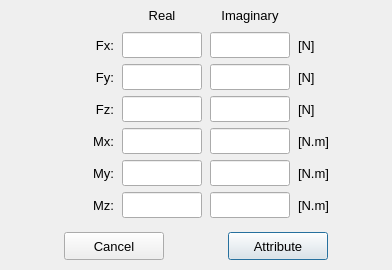
        <widget class="QWidget" name="tab_constant_values">
         <attribute name="title">
          <string>Constant values</string>
         </attribute>
         <layout class="QGridLayout" name="gridLayout_9">
          <property name="leftMargin">
           <number>0</number>
          </property>
          <property name="topMargin">
           <number>0</number>
          </property>
          <property name="rightMargin">
           <number>0</number>
          </property>
          <property name="bottomMargin">
           <number>0</number>
          </property>
          <property name="spacing">
           <number>0</number>
          </property>
          <item row="0" column="0">
           <widget class="QFrame" name="frame_3">
            <property name="font">
             <font>
              <pointsize>10</pointsize>
             </font>
            </property>
            <property name="frameShape">
             <enum>QFrame::NoFrame</enum>
            </property>
            <property name="frameShadow">
             <enum>QFrame::Raised</enum>
            </property>
            <layout class="QGridLayout" name="gridLayout_8">
             <property name="leftMargin">
              <number>4</number>
             </property>
             <property name="topMargin">
              <number>4</number>
             </property>
             <property name="rightMargin">
              <number>4</number>
             </property>
             <property name="bottomMargin">
              <number>4</number>
             </property>
             <property name="horizontalSpacing">
              <number>8</number>
             </property>
             <item row="4" column="3">
              <widget class="QLineEdit" name="lineEdit_imag_mx">
               <property name="minimumSize">
                <size>
                 <width>80</width>
                 <height>26</height>
                </size>
               </property>
               <property name="maximumSize">
                <size>
                 <width>80</width>
                 <height>26</height>
                </size>
               </property>
               <property name="font">
                <font>
                 <pointsize>10</pointsize>
                 <weight>50</weight>
                 <bold>false</bold>
                </font>
               </property>
               <property name="styleSheet">
                <string notr="true"/>
               </property>
               <property name="alignment">
                <set>Qt::AlignCenter</set>
               </property>
              </widget>
             </item>
             <item row="4" column="1">
              <widget class="QLabel" name="label_Rx_constant">
               <property name="minimumSize">
                <size>
                 <width>70</width>
                 <height>26</height>
                </size>
               </property>
               <property name="maximumSize">
                <size>
                 <width>70</width>
                 <height>26</height>
                </size>
               </property>
               <property name="font">
                <font>
                 <pointsize>10</pointsize>
                </font>
               </property>
               <property name="text">
                <string>Mx:</string>
               </property>
               <property name="alignment">
                <set>Qt::AlignRight|Qt::AlignTrailing|Qt::AlignVCenter</set>
               </property>
              </widget>
             </item>
             <item row="4" column="2">
              <widget class="QLineEdit" name="lineEdit_real_mx">
               <property name="minimumSize">
                <size>
                 <width>80</width>
                 <height>26</height>
                </size>
               </property>
               <property name="maximumSize">
                <size>
                 <width>80</width>
                 <height>26</height>
                </size>
               </property>
               <property name="font">
                <font>
                 <pointsize>10</pointsize>
                 <weight>50</weight>
                 <bold>false</bold>
                </font>
               </property>
               <property name="styleSheet">
                <string notr="true"/>
               </property>
               <property name="alignment">
                <set>Qt::AlignCenter</set>
               </property>
              </widget>
             </item>
             <item row="1" column="2">
              <widget class="QLineEdit" name="lineEdit_real_fx">
               <property name="minimumSize">
                <size>
                 <width>80</width>
                 <height>26</height>
                </size>
               </property>
               <property name="maximumSize">
                <size>
                 <width>80</width>
                 <height>26</height>
                </size>
               </property>
               <property name="font">
                <font>
                 <pointsize>10</pointsize>
                 <weight>50</weight>
                 <bold>false</bold>
                </font>
               </property>
               <property name="styleSheet">
                <string notr="true"/>
               </property>
               <property name="text">
                <string/>
               </property>
               <property name="alignment">
                <set>Qt::AlignCenter</set>
               </property>
              </widget>
             </item>
             <item row="1" column="1">
              <widget class="QLabel" name="label_Ux_constant">
               <property name="minimumSize">
                <size>
                 <width>70</width>
                 <height>26</height>
                </size>
               </property>
               <property name="maximumSize">
                <size>
                 <width>70</width>
                 <height>26</height>
                </size>
               </property>
               <property name="font">
                <font>
                 <pointsize>10</pointsize>
                </font>
               </property>
               <property name="styleSheet">
                <string notr="true"/>
               </property>
               <property name="text">
                <string>Fx:</string>
               </property>
               <property name="alignment">
                <set>Qt::AlignRight|Qt::AlignTrailing|Qt::AlignVCenter</set>
               </property>
              </widget>
             </item>
             <item row="3" column="2">
              <widget class="QLineEdit" name="lineEdit_real_fz">
               <property name="minimumSize">
                <size>
                 <width>80</width>
                 <height>26</height>
                </size>
               </property>
               <property name="maximumSize">
                <size>
                 <width>80</width>
                 <height>26</height>
                </size>
               </property>
               <property name="font">
                <font>
                 <pointsize>10</pointsize>
                 <weight>50</weight>
                 <bold>false</bold>
                </font>
               </property>
               <property name="styleSheet">
                <string notr="true"/>
               </property>
               <property name="alignment">
                <set>Qt::AlignCenter</set>
               </property>
              </widget>
             </item>
             <item row="3" column="4">
              <widget class="QLabel" name="label_21">
               <property name="minimumSize">
                <size>
                 <width>50</width>
                 <height>26</height>
                </size>
               </property>
               <property name="maximumSize">
                <size>
                 <width>50</width>
                 <height>26</height>
                </size>
               </property>
               <property name="font">
                <font>
                 <pointsize>10</pointsize>
                 <weight>50</weight>
                 <italic>false</italic>
                 <bold>false</bold>
                </font>
               </property>
               <property name="text">
                <string>[N]</string>
               </property>
               <property name="alignment">
                <set>Qt::AlignLeading|Qt::AlignLeft|Qt::AlignVCenter</set>
               </property>
              </widget>
             </item>
             <item row="3" column="3">
              <widget class="QLineEdit" name="lineEdit_imag_fz">
               <property name="minimumSize">
                <size>
                 <width>80</width>
                 <height>26</height>
                </size>
               </property>
               <property name="maximumSize">
                <size>
                 <width>80</width>
                 <height>26</height>
                </size>
               </property>
               <property name="font">
                <font>
                 <pointsize>10</pointsize>
                 <weight>50</weight>
                 <bold>false</bold>
                </font>
               </property>
               <property name="styleSheet">
                <string notr="true"/>
               </property>
               <property name="alignment">
                <set>Qt::AlignCenter</set>
               </property>
              </widget>
             </item>
             <item row="0" column="3">
              <widget class="QLabel" name="label_imaginary">
               <property name="minimumSize">
                <size>
                 <width>80</width>
                 <height>22</height>
                </size>
               </property>
               <property name="maximumSize">
                <size>
                 <width>80</width>
                 <height>22</height>
                </size>
               </property>
               <property name="font">
                <font>
                 <pointsize>10</pointsize>
                </font>
               </property>
               <property name="text">
                <string>Imaginary</string>
               </property>
               <property name="alignment">
                <set>Qt::AlignCenter</set>
               </property>
              </widget>
             </item>
             <item row="1" column="0">
              <spacer name="horizontalSpacer_5">
               <property name="orientation">
                <enum>Qt::Horizontal</enum>
               </property>
               <property name="sizeHint" stdset="0">
                <size>
                 <width>40</width>
                 <height>20</height>
                </size>
               </property>
              </spacer>
             </item>
             <item row="6" column="2">
              <widget class="QLineEdit" name="lineEdit_real_mz">
               <property name="minimumSize">
                <size>
                 <width>80</width>
                 <height>26</height>
                </size>
               </property>
               <property name="maximumSize">
                <size>
                 <width>80</width>
                 <height>26</height>
                </size>
               </property>
               <property name="font">
                <font>
                 <pointsize>10</pointsize>
                 <weight>50</weight>
                 <bold>false</bold>
                </font>
               </property>
               <property name="styleSheet">
                <string notr="true"/>
               </property>
               <property name="alignment">
                <set>Qt::AlignCenter</set>
               </property>
              </widget>
             </item>
             <item row="6" column="3">
              <widget class="QLineEdit" name="lineEdit_imag_mz">
               <property name="minimumSize">
                <size>
                 <width>80</width>
                 <height>26</height>
                </size>
               </property>
               <property name="maximumSize">
                <size>
                 <width>80</width>
                 <height>26</height>
                </size>
               </property>
               <property name="font">
                <font>
                 <pointsize>10</pointsize>
                 <weight>50</weight>
                 <bold>false</bold>
                </font>
               </property>
               <property name="styleSheet">
                <string notr="true"/>
               </property>
               <property name="alignment">
                <set>Qt::AlignCenter</set>
               </property>
              </widget>
             </item>
             <item row="5" column="2">
              <widget class="QLineEdit" name="lineEdit_real_my">
               <property name="minimumSize">
                <size>
                 <width>80</width>
                 <height>26</height>
                </size>
               </property>
               <property name="maximumSize">
                <size>
                 <width>80</width>
                 <height>26</height>
                </size>
               </property>
               <property name="font">
                <font>
                 <pointsize>10</pointsize>
                 <weight>50</weight>
                 <bold>false</bold>
                </font>
               </property>
               <property name="styleSheet">
                <string notr="true"/>
               </property>
               <property name="alignment">
                <set>Qt::AlignCenter</set>
               </property>
              </widget>
             </item>
             <item row="5" column="1">
              <widget class="QLabel" name="label_Ry_constant">
               <property name="minimumSize">
                <size>
                 <width>70</width>
                 <height>26</height>
                </size>
               </property>
               <property name="maximumSize">
                <size>
                 <width>70</width>
                 <height>26</height>
                </size>
               </property>
               <property name="font">
                <font>
                 <pointsize>10</pointsize>
                </font>
               </property>
               <property name="text">
                <string>My:</string>
               </property>
               <property name="alignment">
                <set>Qt::AlignRight|Qt::AlignTrailing|Qt::AlignVCenter</set>
               </property>
              </widget>
             </item>
             <item row="4" column="4">
              <widget class="QLabel" name="label_16">
               <property name="minimumSize">
                <size>
                 <width>50</width>
                 <height>26</height>
                </size>
               </property>
               <property name="maximumSize">
                <size>
                 <width>50</width>
                 <height>26</height>
                </size>
               </property>
               <property name="font">
                <font>
                 <pointsize>10</pointsize>
                 <weight>50</weight>
                 <italic>false</italic>
                 <bold>false</bold>
                </font>
               </property>
               <property name="text">
                <string>[N.m]</string>
               </property>
               <property name="alignment">
                <set>Qt::AlignLeading|Qt::AlignLeft|Qt::AlignVCenter</set>
               </property>
              </widget>
             </item>
             <item row="1" column="5">
              <spacer name="horizontalSpacer_6">
               <property name="orientation">
                <enum>Qt::Horizontal</enum>
               </property>
               <property name="sizeHint" stdset="0">
                <size>
                 <width>40</width>
                 <height>20</height>
                </size>
               </property>
              </spacer>
             </item>
             <item row="2" column="3">
              <widget class="QLineEdit" name="lineEdit_imag_fy">
               <property name="minimumSize">
                <size>
                 <width>80</width>
                 <height>26</height>
                </size>
               </property>
               <property name="maximumSize">
                <size>
                 <width>80</width>
                 <height>26</height>
                </size>
               </property>
               <property name="font">
                <font>
                 <pointsize>10</pointsize>
                 <weight>50</weight>
                 <bold>false</bold>
                </font>
               </property>
               <property name="styleSheet">
                <string notr="true"/>
               </property>
               <property name="alignment">
                <set>Qt::AlignCenter</set>
               </property>
              </widget>
             </item>
             <item row="2" column="1">
              <widget class="QLabel" name="label_Uy_constant">
               <property name="minimumSize">
                <size>
                 <width>70</width>
                 <height>26</height>
                </size>
               </property>
               <property name="maximumSize">
                <size>
                 <width>70</width>
                 <height>26</height>
                </size>
               </property>
               <property name="font">
                <font>
                 <pointsize>10</pointsize>
                </font>
               </property>
               <property name="text">
                <string>Fy:</string>
               </property>
               <property name="alignment">
                <set>Qt::AlignRight|Qt::AlignTrailing|Qt::AlignVCenter</set>
               </property>
              </widget>
             </item>
             <item row="1" column="4">
              <widget class="QLabel" name="label_13">
               <property name="minimumSize">
                <size>
                 <width>50</width>
                 <height>26</height>
                </size>
               </property>
               <property name="maximumSize">
                <size>
                 <width>50</width>
                 <height>26</height>
                </size>
               </property>
               <property name="font">
                <font>
                 <pointsize>10</pointsize>
                 <weight>50</weight>
                 <italic>false</italic>
                 <bold>false</bold>
                </font>
               </property>
               <property name="text">
                <string>[N]</string>
               </property>
               <property name="alignment">
                <set>Qt::AlignLeading|Qt::AlignLeft|Qt::AlignVCenter</set>
               </property>
              </widget>
             </item>
             <item row="1" column="3">
              <widget class="QLineEdit" name="lineEdit_imag_fx">
               <property name="minimumSize">
                <size>
                 <width>80</width>
                 <height>26</height>
                </size>
               </property>
               <property name="maximumSize">
                <size>
                 <width>80</width>
                 <height>26</height>
                </size>
               </property>
               <property name="font">
                <font>
                 <pointsize>10</pointsize>
                 <weight>50</weight>
                 <bold>false</bold>
                </font>
               </property>
               <property name="styleSheet">
                <string notr="true"/>
               </property>
               <property name="alignment">
                <set>Qt::AlignCenter</set>
               </property>
              </widget>
             </item>
             <item row="2" column="4">
              <widget class="QLabel" name="label_14">
               <property name="minimumSize">
                <size>
                 <width>50</width>
                 <height>26</height>
                </size>
               </property>
               <property name="maximumSize">
                <size>
                 <width>50</width>
                 <height>26</height>
                </size>
               </property>
               <property name="font">
                <font>
                 <pointsize>10</pointsize>
                 <weight>50</weight>
                 <italic>false</italic>
                 <bold>false</bold>
                </font>
               </property>
               <property name="text">
                <string>[N]</string>
               </property>
               <property name="alignment">
                <set>Qt::AlignLeading|Qt::AlignLeft|Qt::AlignVCenter</set>
               </property>
              </widget>
             </item>
             <item row="2" column="2">
              <widget class="QLineEdit" name="lineEdit_real_fy">
               <property name="minimumSize">
                <size>
                 <width>80</width>
                 <height>26</height>
                </size>
               </property>
               <property name="maximumSize">
                <size>
                 <width>80</width>
                 <height>26</height>
                </size>
               </property>
               <property name="font">
                <font>
                 <pointsize>10</pointsize>
                 <weight>50</weight>
                 <bold>false</bold>
                </font>
               </property>
               <property name="styleSheet">
                <string notr="true"/>
               </property>
               <property name="alignment">
                <set>Qt::AlignCenter</set>
               </property>
              </widget>
             </item>
             <item row="5" column="3">
              <widget class="QLineEdit" name="lineEdit_imag_my">
               <property name="minimumSize">
                <size>
                 <width>80</width>
                 <height>26</height>
                </size>
               </property>
               <property name="maximumSize">
                <size>
                 <width>80</width>
                 <height>26</height>
                </size>
               </property>
               <property name="font">
                <font>
                 <pointsize>10</pointsize>
                 <weight>50</weight>
                 <bold>false</bold>
                </font>
               </property>
               <property name="styleSheet">
                <string notr="true"/>
               </property>
               <property name="alignment">
                <set>Qt::AlignCenter</set>
               </property>
              </widget>
             </item>
             <item row="0" column="2">
              <widget class="QLabel" name="label_real">
               <property name="minimumSize">
                <size>
                 <width>80</width>
                 <height>22</height>
                </size>
               </property>
               <property name="maximumSize">
                <size>
                 <width>80</width>
                 <height>22</height>
                </size>
               </property>
               <property name="font">
                <font>
                 <pointsize>10</pointsize>
                </font>
               </property>
               <property name="text">
                <string>Real</string>
               </property>
               <property name="alignment">
                <set>Qt::AlignCenter</set>
               </property>
              </widget>
             </item>
             <item row="3" column="1">
              <widget class="QLabel" name="label_Uz_constant">
               <property name="minimumSize">
                <size>
                 <width>70</width>
                 <height>26</height>
                </size>
               </property>
               <property name="maximumSize">
                <size>
                 <width>70</width>
                 <height>26</height>
                </size>
               </property>
               <property name="font">
                <font>
                 <pointsize>10</pointsize>
                </font>
               </property>
               <property name="text">
                <string>Fz:</string>
               </property>
               <property name="alignment">
                <set>Qt::AlignRight|Qt::AlignTrailing|Qt::AlignVCenter</set>
               </property>
              </widget>
             </item>
             <item row="5" column="4">
              <widget class="QLabel" name="label_17">
               <property name="minimumSize">
                <size>
                 <width>50</width>
                 <height>26</height>
                </size>
               </property>
               <property name="maximumSize">
                <size>
                 <width>50</width>
                 <height>26</height>
                </size>
               </property>
               <property name="font">
                <font>
                 <pointsize>10</pointsize>
                 <weight>50</weight>
                 <italic>false</italic>
                 <bold>false</bold>
                </font>
               </property>
               <property name="text">
                <string>[N.m]</string>
               </property>
               <property name="alignment">
                <set>Qt::AlignLeading|Qt::AlignLeft|Qt::AlignVCenter</set>
               </property>
              </widget>
             </item>
             <item row="6" column="1">
              <widget class="QLabel" name="label_Rz_constant">
               <property name="minimumSize">
                <size>
                 <width>70</width>
                 <height>26</height>
                </size>
               </property>
               <property name="maximumSize">
                <size>
                 <width>70</width>
                 <height>26</height>
                </size>
               </property>
               <property name="font">
                <font>
                 <pointsize>10</pointsize>
                </font>
               </property>
               <property name="text">
                <string>Mz:</string>
               </property>
               <property name="alignment">
                <set>Qt::AlignRight|Qt::AlignTrailing|Qt::AlignVCenter</set>
               </property>
              </widget>
             </item>
             <item row="6" column="4">
              <widget class="QLabel" name="label_15">
               <property name="minimumSize">
                <size>
                 <width>50</width>
                 <height>26</height>
                </size>
               </property>
               <property name="maximumSize">
                <size>
                 <width>50</width>
                 <height>26</height>
                </size>
               </property>
               <property name="font">
                <font>
                 <pointsize>10</pointsize>
                 <weight>50</weight>
                 <italic>false</italic>
                 <bold>false</bold>
                </font>
               </property>
               <property name="text">
                <string>[N.m]</string>
               </property>
               <property name="alignment">
                <set>Qt::AlignLeading|Qt::AlignLeft|Qt::AlignVCenter</set>
               </property>
              </widget>
             </item>
            </layout>
           </widget>
          </item>
          <item row="1" column="0">
           <widget class="QFrame" name="frame_2">
            <property name="minimumSize">
             <size>
              <width>0</width>
              <height>48</height>
             </size>
            </property>
            <property name="maximumSize">
             <size>
              <width>16777215</width>
              <height>48</height>
             </size>
            </property>
            <property name="frameShape">
             <enum>QFrame::NoFrame</enum>
            </property>
            <property name="frameShadow">
             <enum>QFrame::Raised</enum>
            </property>
            <layout class="QGridLayout" name="gridLayout">
             <property name="leftMargin">
              <number>4</number>
             </property>
             <property name="topMargin">
              <number>4</number>
             </property>
             <property name="rightMargin">
              <number>4</number>
             </property>
             <property name="bottomMargin">
              <number>4</number>
             </property>
             <property name="spacing">
              <number>4</number>
             </property>
             <item row="0" column="1">
              <widget class="QPushButton" name="pushButton_constant_value_confirm">
               <property name="minimumSize">
                <size>
                 <width>100</width>
                 <height>28</height>
                </size>
               </property>
               <property name="maximumSize">
                <size>
                 <width>100</width>
                 <height>28</height>
                </size>
               </property>
               <property name="font">
                <font>
                 <pointsize>10</pointsize>
                </font>
               </property>
               <property name="styleSheet">
                <string notr="true"/>
               </property>
               <property name="text">
                <string>Attribute</string>
               </property>
               <property name="autoDefault">
                <bool>false</bool>
               </property>
               <property name="default">
                <bool>true</bool>
               </property>
              </widget>
             </item>
             <item row="0" column="0">
              <widget class="QPushButton" name="pushButton_cancel_tab0">
               <property name="minimumSize">
                <size>
                 <width>100</width>
                 <height>28</height>
                </size>
               </property>
               <property name="maximumSize">
                <size>
                 <width>100</width>
                 <height>28</height>
                </size>
               </property>
               <property name="font">
                <font>
                 <pointsize>10</pointsize>
                </font>
               </property>
               <property name="styleSheet">
                <string notr="true"/>
               </property>
               <property name="text">
                <string>Cancel</string>
               </property>
               <property name="autoDefault">
                <bool>false</bool>
               </property>
              </widget>
             </item>
            </layout>
           </widget>
          </item>
         </layout>
        </widget>
